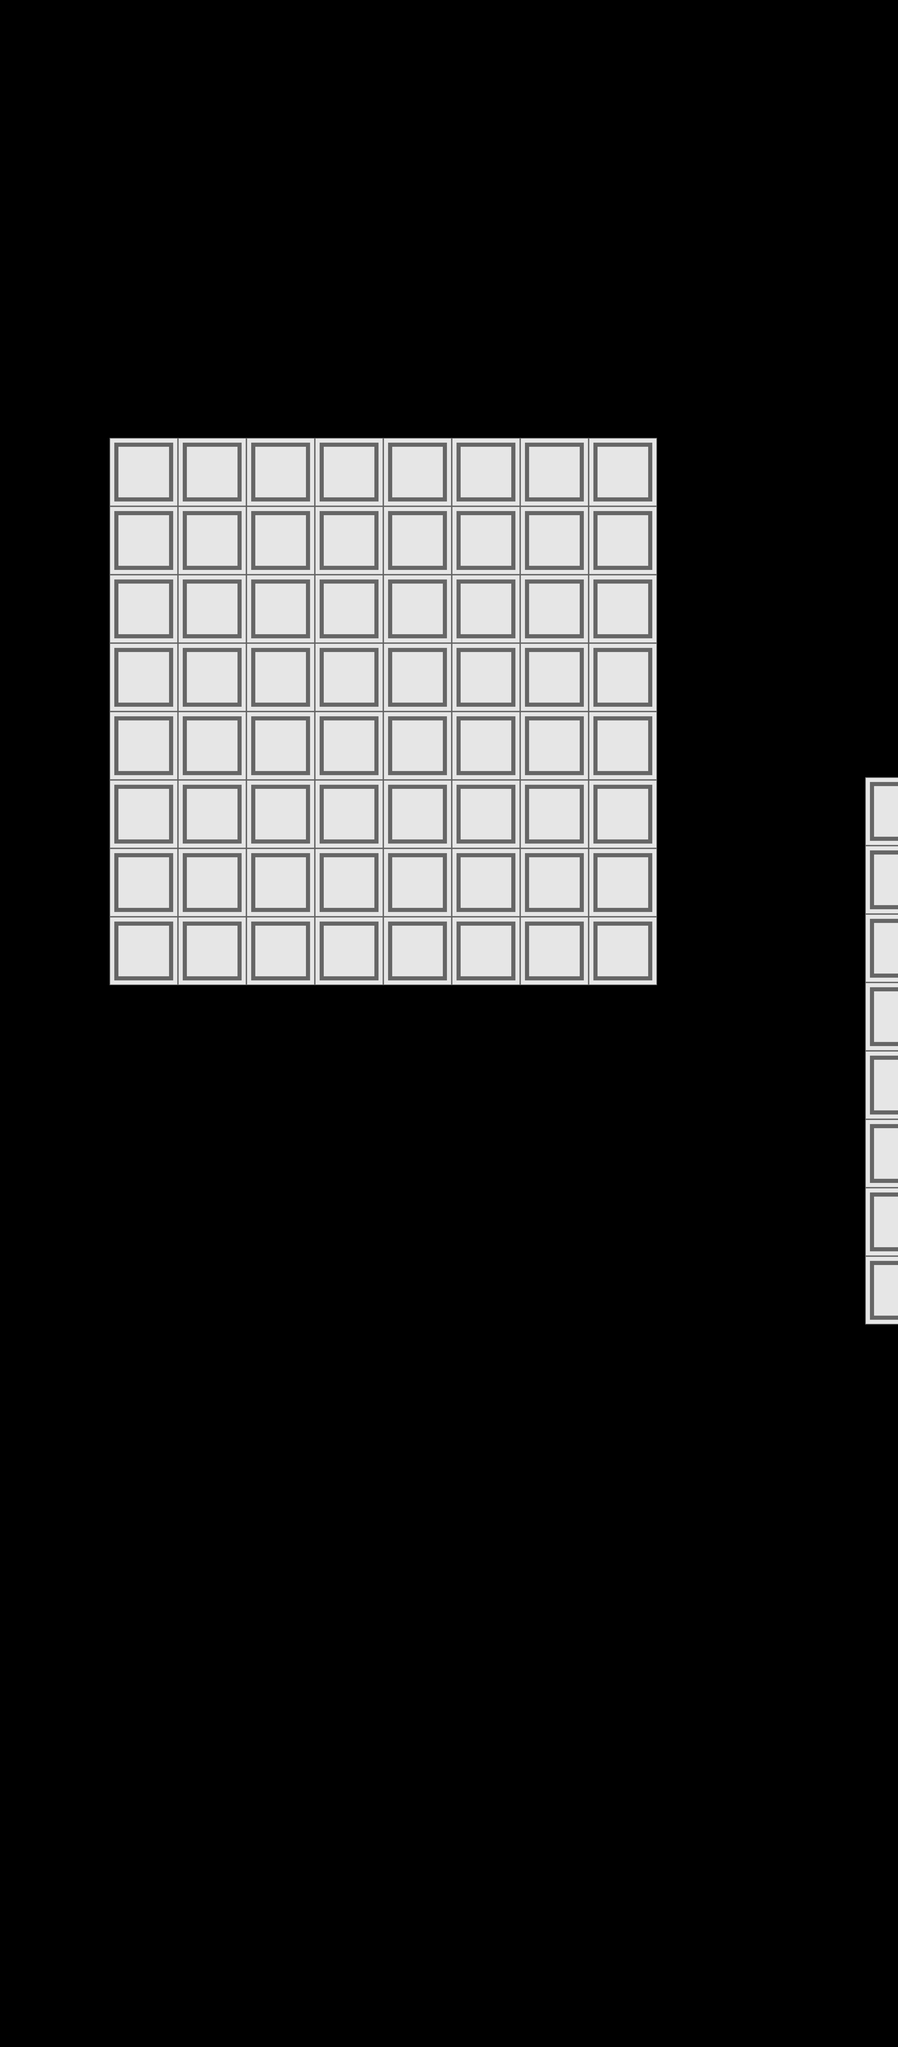

This is a level from a 2D game, rendered from its Tiled map with the project's own tilesets. A one-line summary and the map file follow, with tile-layer data summarised:
An orthogonal 82x187 tile map with 32x32 px tiles, 1 tile layer (Tile Layer 1).

<map version="1.10" tiledversion="1.11.2" orientation="orthogonal" renderorder="right-down" width="82" height="187" tilewidth="32" tileheight="32" infinite="0" nextlayerid="2" nextobjectid="1">
 <tileset firstgid="1" source="grid_view.tsx" />
 <layer id="1" name="Tile Layer 1" width="82" height="187">
  <data>[15334 cells, 2650 non-empty, 2500 distinct tile ids]</data>
 </layer>
</map>